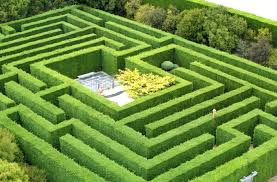
#> input picture 01_Temel_Islemler/01_Load_Image/images.jpeg, 277 x 182 px
$ python image_pseudo_color.py
#> lines starting #> are read from the running program, lines starting #| are printed output that depends on the picture
import cv2
import cv2 as cv

path="01_Temel_Islemler/01_Load_Image/"
src=cv.imread("images.jpeg")
#> src is the input picture: shape (182, 277, 3); mean B, G, R 62.6, 144.8, 110.2

#cv.namedWindow("input",cv.WINDOW_AUTOSIZE)
#cv.imshow("input",src)

#cv.waitKey(0)

#ApplyColorMap

dst=cv.applyColorMap(src,cv.COLORMAP_JET)
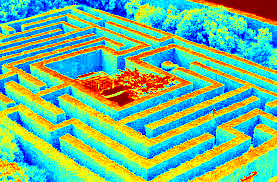
#> dst: shape (182, 277, 3); mean B, G, R 138.9, 188.2, 113.2
cv.imshow("output",dst)
cv.waitKey(0)
